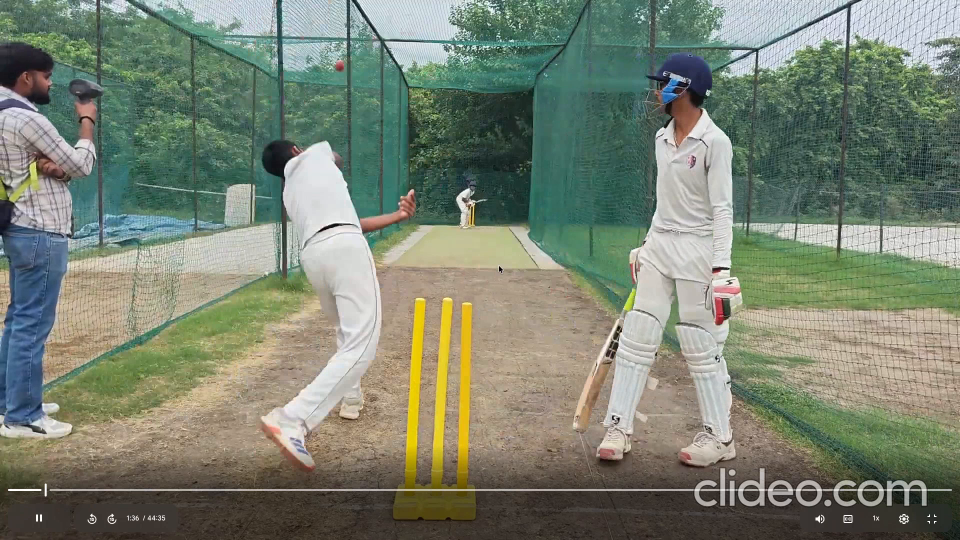
#> input picture frame 13 of data/teevra.mov, 1920 x 1080 px, given in place of delivery_13.mp4, which was not available (shown at 1/2 size)
$ python ball_speed.py
#> lines starting #> are read from the running program, lines starting #| are printed output that depends on the picture; pictures that were not available may be replaced by others from this repository, and a replacement may not be noted
#!/usr/bin/env python3
"""
ball_tracker.py  -  MOG2+Lab ball detection + optional YOLO person masks
                   + zoom/pan + manual speed measurement (B) + per‑frame speed.
                   + Two‑point wicket calibration (distance = 20.12 m).
                   + SKIP first 5 detected balls before measuring.
                   + Press 'W' to reset wicket calibration (re‑select stumps).
"""

import cv2
import numpy as np
import math
import json
import os
import argparse
from collections import deque
from ultralytics import YOLO

# ---- EDIT THIS ----
INPUT_VIDEO = "/Users/takneekmacmini/Documents/Auto labelling usin LAB Scale/video/delivery_13.mp4"
ROI_FILE = os.path.splitext(INPUT_VIDEO)[0] + "_roi.json"
FORCE_ROI_RESELECT = False

# ---- DISPLAY / ZOOM ----
ZOOM_STEP = 0.25
ZOOM_MIN = 1.0
ZOOM_MAX = 6.0

# ---- SPEED ESTIMATION ----
D_REL2BAT = 20.12         # metres (fallback if no calibration)
SPEED_MEASURE_FRAMES = 14  # frames to record for manual speed
WICKET_DIST = 20.12        # metres between wickets
SKIP_FRAMES = 5            # number of initial detections to ignore

# ---- CANDIDATE (from MOTION) ----
MIN_AREA   = 3
MAX_AREA   = 1200
MIN_FILL   = 0.35
MAX_ASPECT = 3.0
RED_MEAN_MIN = 135
USE_REDNESS  = True
W_RED = 1.0
W_ROUND = 1.0
W_DIST = 1.5
GATE_RADIUS_PX = 120
MAX_MISSED     = 20
MAX_COAST      = 6
TRAIL_LEN      = 40

# ---- YOLO PERSON FILTER (optional) ----
USE_PERSON_MASK = False
YOLO_MODEL = "yolov8n-seg.pt"
CONF_PERSON = 0.5
PERSON_MIN_HEIGHT_RATIO = 0.30
PERSON_MIN_ABS_HEIGHT = 50

_clahe = cv2.createCLAHE(clipLimit=3.0, tileGridSize=(8, 8))
_kernel = cv2.getStructuringElement(cv2.MORPH_ELLIPSE, (3, 3))
ROI_COLOR = (255, 120, 0)
CALIB_COLOR = (0, 255, 255)


# =====================================================================
# DETECTION PIPELINE (unchanged)
# =====================================================================

def preprocess(frame, mode):
    if mode == 1:
        return _clahe.apply(cv2.cvtColor(frame, cv2.COLOR_BGR2LAB)[:, :, 0])
    if mode == 2:
        return cv2.cvtColor(frame, cv2.COLOR_BGR2LAB)[:, :, 1]
    if mode == 3:
        return cv2.cvtColor(frame, cv2.COLOR_BGR2LAB)[:, :, 2]
    if mode == 4:
        return cv2.cvtColor(frame, cv2.COLOR_BGR2HSV)[:, :, 1]
    return cv2.cvtColor(frame, cv2.COLOR_BGR2GRAY)


def clean_motion(raw):
    m = cv2.medianBlur(raw, 3)
    m = cv2.morphologyEx(m, cv2.MORPH_OPEN, _kernel, iterations=1)
    m = cv2.morphologyEx(m, cv2.MORPH_CLOSE, _kernel, iterations=1)
    _, m = cv2.threshold(m, 127, 255, cv2.THRESH_BINARY)
    return m


def render_lab(frame):
    a = cv2.cvtColor(frame, cv2.COLOR_BGR2LAB)[:, :, 1]
    disp = np.clip((a.astype(np.int16) - 110) * 3, 0, 255).astype(np.uint8)
    return cv2.applyColorMap(disp, cv2.COLORMAP_JET)


def find_candidates(motion_mask, a_channel, min_fill, red_mean_min, use_redness, person_masks):
    contours, _ = cv2.findContours(motion_mask, cv2.RETR_EXTERNAL, cv2.CHAIN_APPROX_SIMPLE)
    cands = []
    for c in contours:
        area = cv2.contourArea(c)
        if area < MIN_AREA or area > MAX_AREA:
            continue
        x, y, w, h = cv2.boundingRect(c)
        aspect = max(w, h) / max(1, min(w, h))
        if aspect > MAX_ASPECT:
            continue
        (cx, cy), r = cv2.minEnclosingCircle(c)
        circle_area = math.pi * r * r
        fill = area / circle_area if circle_area > 0 else 0.0
        if fill < min_fill:
            continue
        cmask = np.zeros((h, w), np.uint8)
        cv2.drawContours(cmask, [c], -1, 255, -1, offset=(-x, -y))
        vals = a_channel[y:y + h, x:x + w][cmask > 0]
        mean_a = float(vals.mean()) if vals.size else 128.0
        if use_redness and mean_a < red_mean_min:
            continue
        center = (int(cx), int(cy))
        inside_person = False
        for mask in person_masks:
            if mask[center[1], center[0]] > 0:
                inside_person = True
                break
        if inside_person:
            continue
        cands.append({"center": center, "radius": r, "area": area,
                      "fill": fill, "aspect": aspect, "mean_a": mean_a,
                      "bbox": (x, y, w, h)})
    return cands


def choose(cands, predicted, use_gate):
    best, best_score = None, -1e9
    for c in cands:
        redness = (c["mean_a"] - 128.0) / 40.0
        score = W_RED * redness + W_ROUND * c["fill"]
        if predicted is not None:
            d = math.hypot(c["center"][0] - predicted[0], c["center"][1] - predicted[1])
            if use_gate and d > GATE_RADIUS_PX:
                continue
            score -= W_DIST * (d / GATE_RADIUS_PX)
        if score > best_score:
            best_score, best = score, c
    return best


# =====================================================================
# ROI (unchanged)
# =====================================================================

def select_roi(frame):
    pts = []
    win = "Draw ROI  |  click points  z=undo  c=clear  ENTER=confirm  ESC=whole frame"

    def redraw():
        d = frame.copy()
        for i, p in enumerate(pts):
            cv2.circle(d, p, 4, (0, 0, 255), -1)
            if i > 0:
                cv2.line(d, pts[i - 1], p, (0, 255, 255), 2)
        if len(pts) >= 3:
            cv2.line(d, pts[-1], pts[0], (0, 255, 255), 1)
            ov = d.copy(); cv2.fillPoly(ov, [np.array(pts, np.int32)], ROI_COLOR)
            d = cv2.addWeighted(ov, 0.20, d, 0.80, 0)
        cv2.putText(d, f"{len(pts)} point(s) - ENTER to confirm",
                    (15, 30), cv2.FONT_HERSHEY_SIMPLEX, 0.7, (255, 255, 255), 2)
        cv2.imshow(win, d)

    def on_mouse(event, x, y, flags, param):
        if event == cv2.EVENT_LBUTTONDOWN:
            pts.append((x, y)); redraw()

    cv2.namedWindow(win, cv2.WINDOW_NORMAL)
    cv2.setMouseCallback(win, on_mouse)
    redraw()
    result = None
    while True:
        k = cv2.waitKey(20) & 0xFF
        if k == 13 and len(pts) >= 3:
            result = pts[:]; break
        if k == 27:
            break
        if k == ord('z') and pts:
            pts.pop(); redraw()
        if k == ord('c'):
            pts.clear(); redraw()
    cv2.destroyWindow(win)
    return result


def build_roi_mask(polygon, shape):
    mask = np.zeros(shape[:2], dtype=np.uint8)
    if polygon and len(polygon) >= 3:
        cv2.fillPoly(mask, [np.array(polygon, np.int32)], 255)
    else:
        mask[:] = 255
    return mask


# [7 lines left out: function save_roi, not called in this run]


def load_roi(frame):
    if FORCE_ROI_RESELECT or not os.path.exists(ROI_FILE):
        return None
    try:
        with open(ROI_FILE) as f:
            data = json.load(f)
        size = data.get("frame_size")
        if size and (size[0] != frame.shape[1] or size[1] != frame.shape[0]):
            print("Saved ROI was for a different frame size; ignoring.")
            return None
        poly = [tuple(p) for p in data.get("polygon", [])]
        if len(poly) >= 3:
            print(f"Loaded ROI ({len(poly)} points). Press 'r' to redraw.")
            return poly
    except (json.JSONDecodeError, KeyError, ValueError, OSError) as e:
        print(f"Could not read ROI file: {e}")
    return None


# =====================================================================
# WICKET CALIBRATION (two points)
# =====================================================================

CALIB_FILE = os.path.splitext(INPUT_VIDEO)[0] + "_wickets_calib.json"

def select_wickets(frame):
    """Click on two wicket points (e.g., the stumps). Returns (p1, p2)."""
    pts = []
    win = "Click on two wickets  |  z=undo  ENTER=confirm  ESC=skip"

    def redraw():
        d = frame.copy()
        for i, p in enumerate(pts):
            cv2.circle(d, p, 6, CALIB_COLOR, -1)
            cv2.putText(d, str(i+1), (p[0]+8, p[1]-8),
                        cv2.FONT_HERSHEY_SIMPLEX, 0.7, CALIB_COLOR, 2)
        cv2.putText(d, f"{len(pts)}/2 points - ENTER to confirm", (15, 30),
                    cv2.FONT_HERSHEY_SIMPLEX, 0.6, (255,255,255), 2)
        cv2.imshow(win, d)

    def on_mouse(event, x, y, flags, param):
        if event == cv2.EVENT_LBUTTONDOWN and len(pts) < 2:
            pts.append((x, y)); redraw()

    cv2.namedWindow(win, cv2.WINDOW_NORMAL)
    cv2.setMouseCallback(win, on_mouse)
    redraw()
    result = None
    while True:
        k = cv2.waitKey(20) & 0xFF
        if k == 13 and len(pts) == 2:
            result = pts[:]; break
        if k == 27:
            break
        if k == ord('z') and pts:
            pts.pop(); redraw()
    cv2.destroyWindow(win)
    return result


def load_calibration():
    if not os.path.exists(CALIB_FILE):
        return None
    try:
        with open(CALIB_FILE) as f:
            data = json.load(f)
        return data.get("pixels_per_meter"), data.get("points")
    except:
        return None


# [17 lines left out: function save_calibration, not called in this run]


# =====================================================================
# IN-FRAME ZOOM helper (unchanged)
# =====================================================================

def zoom_panel(img, x0, y0, Z, W, H):
    if Z <= 1.0:
        return img
    vw = int(round(W / Z)); vh = int(round(H / Z))
    ix0 = int(round(x0)); iy0 = int(round(y0))
    ix0 = max(0, min(ix0, W - vw)); iy0 = max(0, min(iy0, H - vh))
    crop = img[iy0:iy0 + vh, ix0:ix0 + vw]
    return cv2.resize(crop, (W, H), interpolation=cv2.INTER_LINEAR)


# =====================================================================
# MAIN (with skip feature and wicket reset)
# =====================================================================

def main():
    parser = argparse.ArgumentParser()
    parser.add_argument("--output-video", type=str, default=None,
                        help="path to save output video with overlays")
    args = parser.parse_args()

    # Load YOLO only if needed
    model = None
    if USE_PERSON_MASK:
        print("Loading YOLO segmentation model for person masks...")
        model = YOLO(YOLO_MODEL)
        print("YOLO loaded.")
    else:
        print("YOLO person masking disabled (USE_PERSON_MASK=False).")

    cap = cv2.VideoCapture(INPUT_VIDEO)
    total = int(cap.get(cv2.CAP_PROP_FRAME_COUNT))
    if total <= 0:
        print("Could not open video:", INPUT_VIDEO); return
    ok, frame0 = cap.read()
#> frame0 is the input picture: shape (1080, 1920, 3); mean B, G, R 113.5, 130.2, 121.8
    if not ok:
        print("Could not read first frame."); return
    H, W = frame0.shape[0], frame0.shape[1]
    fps = cap.get(cv2.CAP_PROP_FPS) or 30.0

    # ---- Video writer ----
    video_writer = None
    if args.output_video:
        fourcc = cv2.VideoWriter_fourcc(*'mp4v')
        video_writer = cv2.VideoWriter(args.output_video, fourcc, fps, (2*W, H))
        print(f"Writing output video to {args.output_video}")

    # ---- ROI ----
    roi_poly = load_roi(frame0)
    if roi_poly is None:
        print("Draw an ROI now.")
        roi_poly = select_roi(frame0)
#> in redraw, `cv2.imshow(win, d)`:
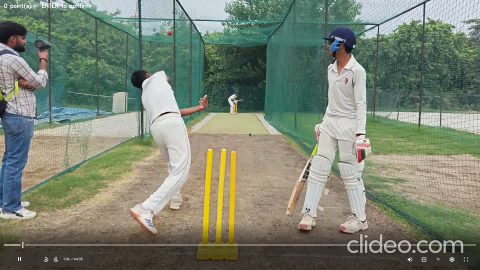
#> window 'Draw ROI  |  click points  z=u': shape (1080, 1920, 3) (shown at 1/4 size); mean B, G, R 113.6, 130.3, 122
#> (key q is pressed here)
        if roi_poly:
            save_roi(roi_poly, frame0)
    roi_mask = build_roi_mask(roi_poly, frame0.shape)
#> roi_mask: shape (1080, 1920); every value is 255
    roi_np = np.array(roi_poly, np.int32) if roi_poly else None

    # ---- Wicket calibration ----
    calib = load_calibration()
    if calib is None:
        print("Click on the two wickets (stumps) for calibration.")
        wickets = select_wickets(frame0)
#> (key q is pressed here)
        if wickets and len(wickets) == 2:
            ppm = save_calibration(wickets[0], wickets[1], W, H)
            if ppm is not None:
                calib = ppm
            else:
                print("Calibration failed – using fixed distance fallback.")
        else:
            print("Calibration skipped – using fixed distance fallback.")
    else:
        ppm, pts = calib
        print(f"Loaded calibration: {ppm:.2f} px/m, wickets at {pts}")
        calib = ppm

    pixels_per_meter = calib if isinstance(calib, (int, float)) else None

    # ---- MOG2 ----
    bg = cv2.createBackgroundSubtractorMOG2(history=300, varThreshold=25, detectShadows=False)
    mode = 1
    idx = 0
    last_idx = -999
    playing = False

    red_mean_min = RED_MEAN_MIN
    min_fill = MIN_FILL
    use_redness = USE_REDNESS
    use_gate = True

    ftrack = deque(maxlen=TRAIL_LEN)
    missed = 0

    # ---- Speed measurement state ----
    speed_measure_active = False
    speed_measure_points = []
    manual_speed_kmh = None
    skip_countdown = 0          # remaining frames to skip
    recording_started = False   # true after skip done

    # ---- viewport ----
    view = {"Z": 1.0, "cx": W / 2.0, "cy": H / 2.0, "x0": 0.0, "y0": 0.0,
            "mouse": (0, 0), "panning": False, "pan_start": None, "center_start": None}

    win = "BALL TRACKER  right-drag=pan  i/o zoom  0 reset | B=measure (toggle)  C=cancel | W=wickets reset | space play/pause"
    cv2.namedWindow(win, cv2.WINDOW_NORMAL)

    def panel_x_of(mx):
        return mx if mx < W else mx - W

    # [13 lines left out: function on_mouse, not called in this run]

    cv2.setMouseCallback(win, on_mouse)

    # [12 lines left out: function zoom_to_cursor, not called in this run]

    def predicted_point():
        if len(ftrack) >= 2:
            (x1, y1) = ftrack[-2]["pt"]; (x2, y2) = ftrack[-1]["pt"]
            return (2 * x2 - x1, 2 * y2 - y1)
        return None

    def warm(upto):
        nonlocal bg
        bg = cv2.createBackgroundSubtractorMOG2(history=300, varThreshold=25, detectShadows=False)
        for w in range(max(0, upto - 20), upto):
            cap.set(cv2.CAP_PROP_POS_FRAMES, w)
            ok_w, wf = cap.read()
            if ok_w:
                bg.apply(preprocess(wf, mode))

    warm(idx)

    # ---- YOLO frame counter ----
    yolo_counter = 0
    YOLO_INTERVAL = 8 if USE_PERSON_MASK else 999

    while True:
        if abs(idx - last_idx) != 1:
            warm(idx); ftrack.clear(); missed = 0
            # Do NOT cancel speed measurement on seek (commented out)
        cap.set(cv2.CAP_PROP_POS_FRAMES, idx)
        ok, frame = cap.read()
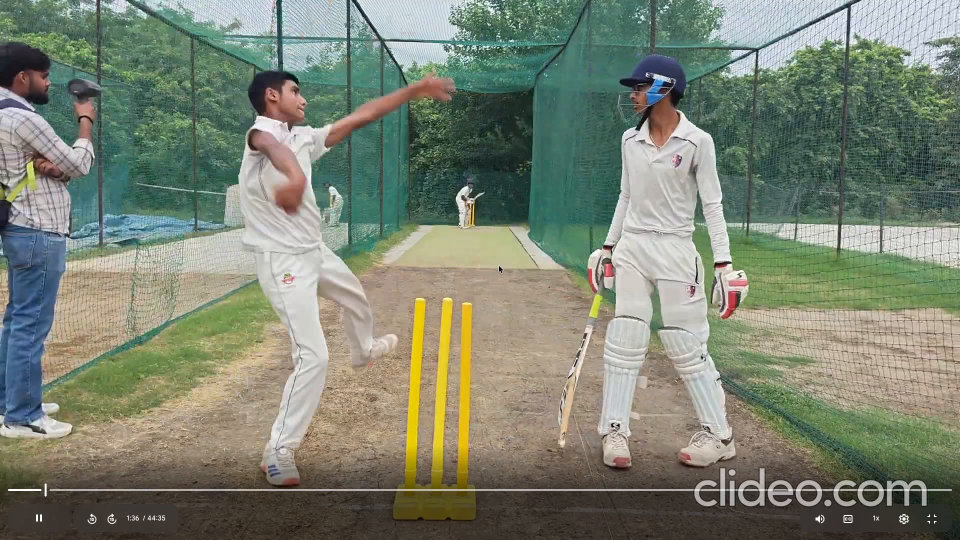
#> input picture frame 0 of data/teevra.mov, 1920 x 1080 px, given in place of delivery_13.mp4, which was not available (shown at 1/2 size)
#> frame is the input picture: shape (1080, 1920, 3); mean B, G, R 114.3, 130.7, 123.7
        if not ok:
            idx = max(0, idx - 1); playing = False; continue
        last_idx = idx

        a_channel = cv2.cvtColor(frame, cv2.COLOR_BGR2LAB)[:, :, 1]
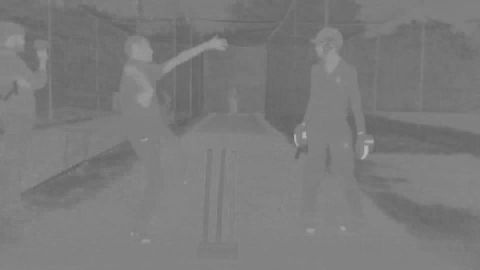
#> a_channel: shape (1080, 1920) (shown at 1/4 size); min 95, max 183, mean 122.8
        motion = clean_motion(bg.apply(preprocess(frame, mode)))
#> in preprocess, `return _clahe.apply(cv2.cvtColor(frame, cv2.COLOR_BGR2LAB)[:, :, 0])`:
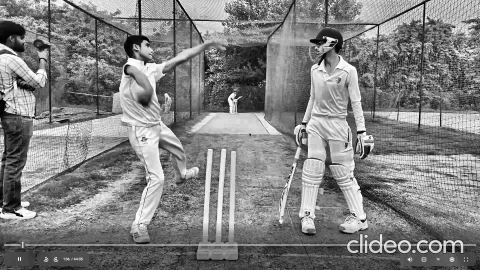
#> returned value: shape (1080, 1920) (shown at 1/4 size); min 0, max 255, mean 128.7
        motion_roi = cv2.bitwise_and(motion, roi_mask)

        # YOLO person masks
        person_masks = []
        if USE_PERSON_MASK and (yolo_counter % YOLO_INTERVAL == 0 or yolo_counter == 0):
            yolo_counter = 0
            results = model(frame, classes=[0], conf=CONF_PERSON, verbose=False)
            if results and len(results) > 0 and results[0].masks is not None:
                all_boxes = []
                for box in results[0].boxes:
                    x1, y1, x2, y2 = box.xyxy[0].cpu().numpy().astype(int)
                    all_boxes.append((x1, y1, x2, y2, y2 - y1))
                if all_boxes:
                    max_h = max(b[4] for b in all_boxes)
                    min_height = max(PERSON_MIN_ABS_HEIGHT, PERSON_MIN_HEIGHT_RATIO * max_h)
                    masks = results[0].masks.data.cpu().numpy()
                    for i, (x1, y1, x2, y2, h) in enumerate(all_boxes):
                        if h >= min_height:
                            mk = (masks[i] * 255).astype(np.uint8)
                            if mk.shape != (H, W):
                                mk = cv2.resize(mk, (W, H), interpolation=cv2.INTER_NEAREST)
                            person_masks.append(mk)
        yolo_counter += 1

        # Detection
        ball = None
        cands = find_candidates(motion_roi, a_channel, min_fill, red_mean_min,
                                use_redness, person_masks)
#> in find_candidates, `contours, _ = cv2.findContours(motion_mask, cv2.RETR_EXTERNAL, cv2.CHA..`: contours = [[[0, 0], [0, 1079], [1919, 1079], [1919, 0]]]
#> the loop in find_candidates, `for c in contours:` made 1 pass
#> (c, area) on pass 1: ([[0, 0], [0, 1079], [1919, 1079], [1919, 0]], 2070601)
#> after the loop in find_candidates, `for c in contours:`: cands = []
#> cands = []
        ball = choose(cands, predicted_point(), use_gate)
#> after the loop in choose, `for c in cands:`: best_score = -1e+09
        if ball is not None:
            ftrack.append({"pt": ball["center"], "pred": False}); missed = 0
        else:
            missed += 1
            if missed > MAX_MISSED:
                ftrack.clear()
                if speed_measure_active:
                    speed_measure_active = False
                    speed_measure_points = []
                    manual_speed_kmh = None
                    skip_countdown = 0
                    recording_started = False
                    print("Speed measurement cancelled (ball lost).")

        # -------- Manual speed measurement with skip --------
        if speed_measure_active:
            if ball is not None:
                if skip_countdown > 0:
                    # Still in skip phase
                    skip_countdown -= 1
                    print(f"Skipping frame {idx} (remaining skip: {skip_countdown})")
                else:
                    # Skip done – start recording
                    if not recording_started:
                        recording_started = True
                        print(f"Recording started at frame {idx}")
                    # Add point
                    speed_measure_points.append((idx, ball["center"][0], ball["center"][1]))
                    n_pts = len(speed_measure_points)
                    if n_pts >= 2:
                        # Compute cumulative speed from first recorded point to current
                        f0, x0, y0 = speed_measure_points[0]
                        fi, xi, yi = speed_measure_points[-1]
                        dt = (fi - f0) / fps
                        if dt > 0:
                            if pixels_per_meter is not None and pixels_per_meter > 0:
                                pixel_dist = math.hypot(xi - x0, yi - y0)
                                dist_m = pixel_dist / pixels_per_meter
                            else:
                                dist_m = D_REL2BAT
                            speed_ms = dist_m / dt
                            speed_kmh = speed_ms * 3.6
                            print(f"Frame {fi}: speed = {speed_kmh:.1f} km/h (over {n_pts} frames)")
                        else:
                            print(f"Frame {fi}: speed = N/A (zero time)")
                    if n_pts >= SPEED_MEASURE_FRAMES:
                        # Finalise
                        f0, x0, y0 = speed_measure_points[0]
                        f_last, x_last, y_last = speed_measure_points[-1]
                        dt = (f_last - f0) / fps
                        if dt > 0:
                            if pixels_per_meter is not None and pixels_per_meter > 0:
                                pixel_dist = math.hypot(x_last - x0, y_last - y0)
                                dist_m = pixel_dist / pixels_per_meter
                            else:
                                dist_m = D_REL2BAT
                            speed_ms = dist_m / dt
                            manual_speed_kmh = speed_ms * 3.6
                            print(f"Average speed over {n_pts} frames: {manual_speed_kmh:.1f} km/h")
                        else:
                            manual_speed_kmh = None
                            print("Speed measurement failed (zero time).")
                        speed_measure_active = False
                        speed_measure_points = []
                        skip_countdown = 0
                        recording_started = False
            else:
                # Ball not detected – do nothing (we wait for it to reappear)
                pass

        # Build display
        render = render_lab(frame)
#> in render_lab, `disp = np.clip((a.astype(np.int16) - 110) * 3, 0, 255).astype(np.uint8)`:
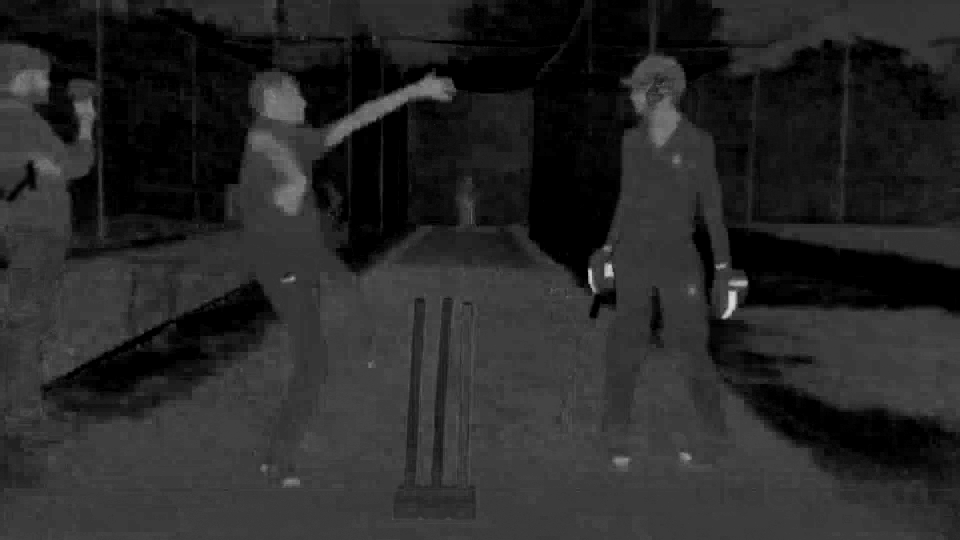
#> disp: shape (1080, 1920) (shown at 1/2 size); min 0, max 219, mean 39.3
        vis = frame.copy()
        if roi_np is not None:
            cv2.polylines(vis, [roi_np], True, ROI_COLOR, 2)
        for mask in person_masks:
            col = np.zeros_like(vis); col[:, :, 2] = mask
            vis = cv2.addWeighted(vis, 1.0, col, 0.2, 0)
#> (the rest of the program and of its run is left out)
